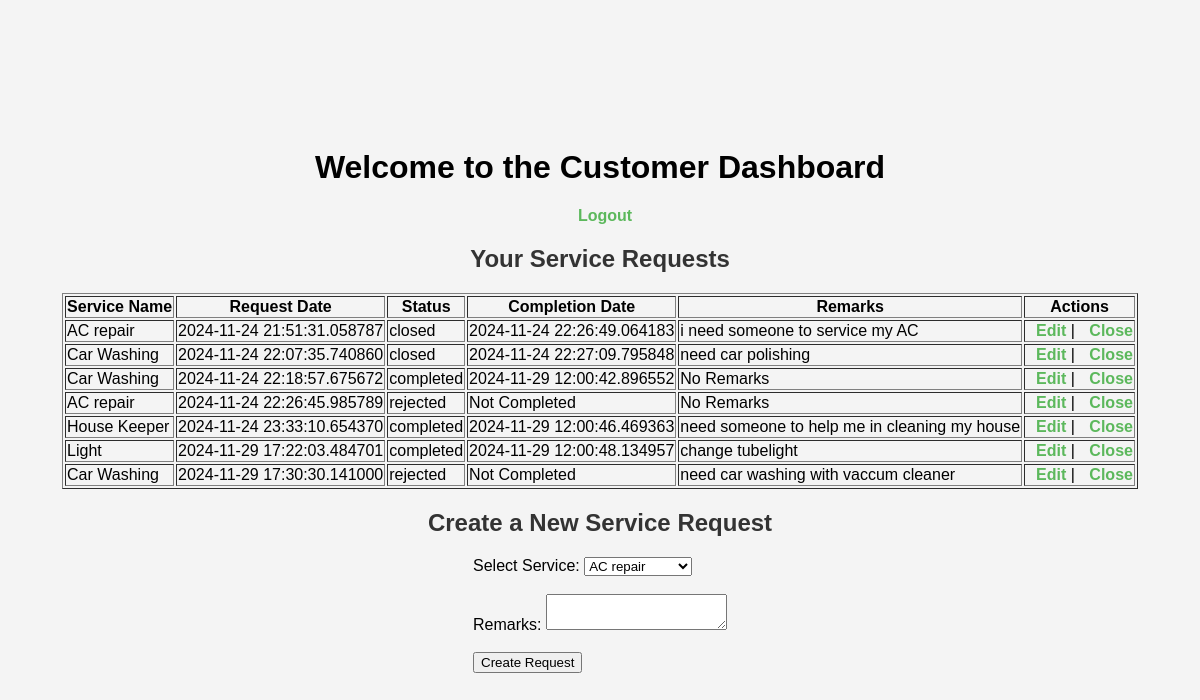
The app's page /customer/dashboard (signed in), older data.
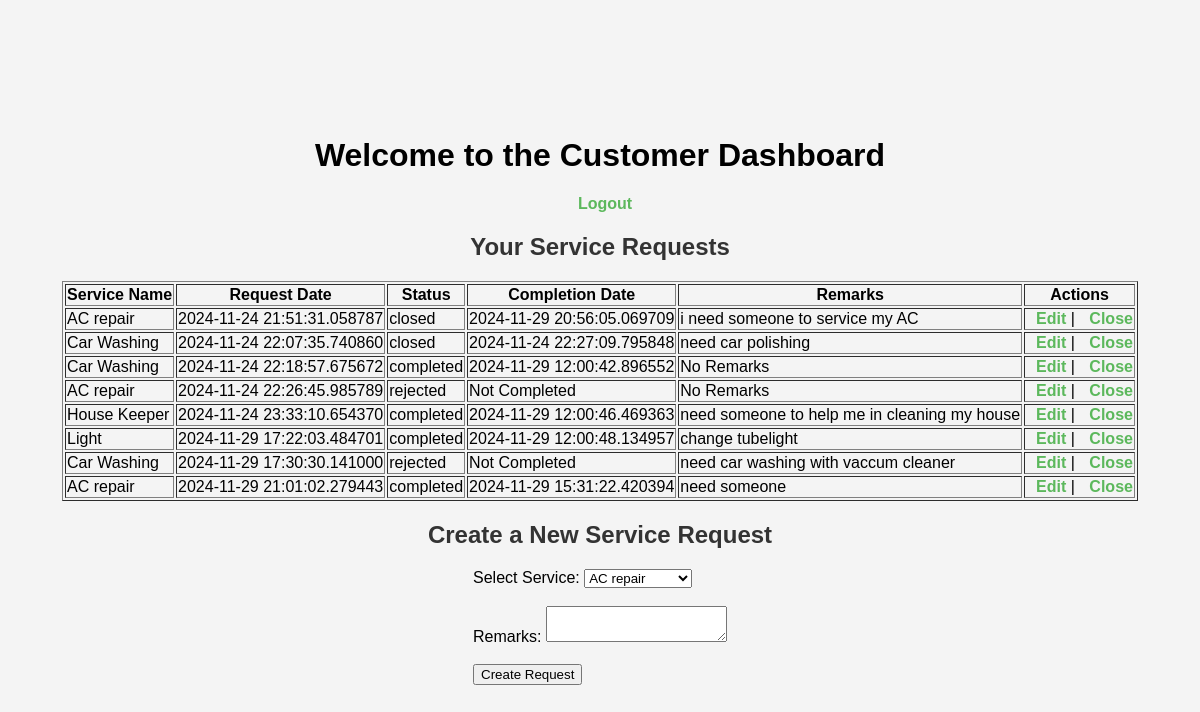
The same page, newer data.
### model/model.py (models this page shows)
class ServiceRequest(db.Model):
    id = db.Column(db.Integer, primary_key=True, autoincrement=True)
    service_id = db.Column(db.Integer, db.ForeignKey("service.id"), nullable=False)
    customer_id = db.Column(db.Integer, db.ForeignKey("customer.id"), nullable=False)
    professional_id = db.Column(db.Integer, db.ForeignKey("service_professional.id"), nullable=True)
    date_of_request = db.Column(db.DateTime, nullable=False)
    date_of_completion = db.Column(db.DateTime, nullable=True)
    service_status = db.Column(db.String(50), default="requested", nullable=False)
    remarks = db.Column(db.Text, nullable=True)

class Service(db.Model):
    id = db.Column(db.Integer, primary_key=True, autoincrement=True)
    name = db.Column(db.String(100), unique=True, nullable=False)
    base_price = db.Column(db.Float, nullable=False)
    description = db.Column(db.Text, nullable=True)
    time_required = db.Column(db.String(50), nullable=True)
    service_requests = db.relationship('ServiceRequest', backref='service', lazy=True)
    professional_id = db.Column(db.Integer, db.ForeignKey('service_professional.id'), nullable=True) #new
    professional = db.relationship('ServiceProfessional', backref='services', lazy=True) #new

### app.py (the view)
@app.route("/customer/dashboard", methods=["GET", "POST"])
def customer_dashboard():
    if session.get("user_type") != "Customer":
        flash("Please log in as Customer.")
        return redirect(url_for("login"))
    customer_id = session["user_id"]
    customer = Customer.query.get(customer_id)
    service_requests = ServiceRequest.query.filter_by(customer_id=customer.id).all()
    services = Service.query.all()
    return render_template("customer_dashboard.html", service_requests=service_requests, services=services)

### Templates/customer_dashboard.html (shortened to what this page needs)
<!DOCTYPE html>
<html lang="en">
<head>
    <link rel="stylesheet" type="text/css" href="{{ url_for('static', filename='styles.css') }}">
</head>
<body>
    <h1>Welcome to the Customer Dashboard</h1>
    <a href="{{ url_for('logout') }}">Logout</a>
    <h2>Your Service Requests</h2>
    <table border="1">
        <thead>
            <tr>
                <th>Service Name</th>
                <th>Request Date</th>
                <th>Status</th>
                <th>Completion Date</th>
                <th>Remarks</th>
                <th>Actions</th>
            </tr>
        </thead>
        <tbody>
            {% for request in service_requests %}
                <tr>
                    <td>{{ request.service.name }}</td>
                    <td>{{ request.date_of_request }}</td>
                    <td>{{ request.service_status }}</td>
                    <td>{{ request.date_of_completion or 'Not Completed' }}</td>
                    <td>{{ request.remarks or 'No Remarks' }}</td>
                    <td>
                        <a href="{{ url_for('edit_service_request', request_id=request.id) }}">Edit</a> |
                        <a href="{{ url_for('close_service_request', request_id=request.id) }}" onclick="return confirm('Are you sure you want to close this request?')">Close</a>
                    </td>
                </tr>
            {% endfor %}
        </tbody>
    </table>
    <h2>Create a New Service Request</h2>
    <form action="{{ url_for('create_service_request') }}" method="POST">
        <label for="service">Select Service:</label>
        <select name="service_id" id="service">
            {% for service in services %}
                <option value="{{ service.id }}">{{ service.name }}</option>
            {% endfor %}
        </select>
        <br><br>
        <label for="remarks">Remarks:</label>
        <textarea name="remarks" id="remarks"></textarea>
        <br><br>
        <button type="submit">Create Request</button>
    </form>

### static/styles.css (style rules this page uses)
body { font-family: Arial, sans-serif; background-color: #f4f4f4; display: flex; flex-direction: column; justify-content: center; align-items: center; height: 100vh; margin: 0; }
h2, h3 { color: #333; text-align: center; }
a { text-decoration: none; color: #5cb85c; font-weight: bold; margin-left: 10px; }

Row changes from the older to the newer data that the page shows:
changed ServiceRequest "i need someone to service my AC": date_of_completion "2024-11-24 22:26:49.064183" → "2024-11-29 20:56:05.069709"
added ServiceRequest: service.name "AC repair", date_of_request "2024-11-29 21:01:02.279443", service_status "completed", date_of_completion "2024-11-29 15:31:22.420394", remarks "need someone"
